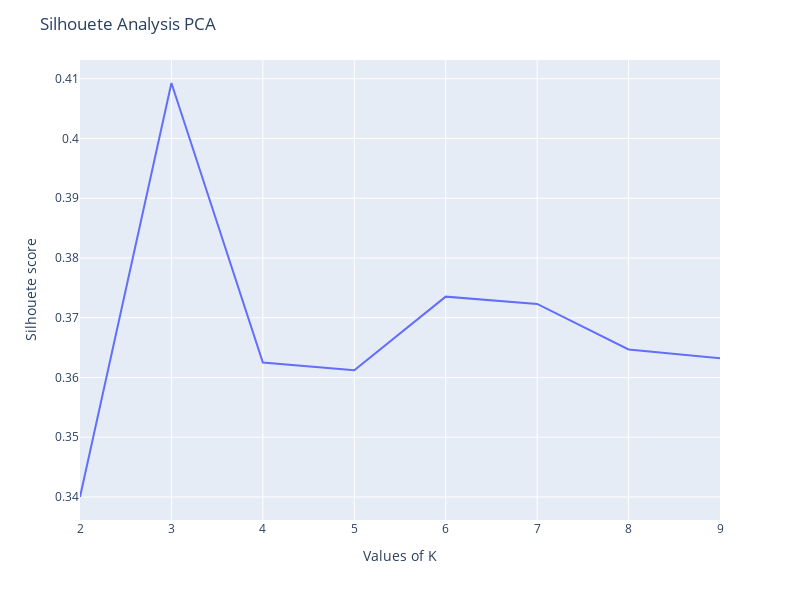

The notebook cell saved with this chart:
### Code cell
SC = []
K = range(2,10)
for num_clusters in K :
    kmeans = KMeans(n_clusters=num_clusters, n_init='auto', random_state=1)
    kmeans.fit(df_PCA)
    cluster_labels = kmeans.labels_
    SC.append(silhouette_score(df_PCA, cluster_labels))

fig = px.line(df_PCA, x=K, y=SC, width=800, height=600)
fig.update_layout(
    title="Silhouete Analysis PCA",
    xaxis_title="Values of K",
    yaxis_title="Silhouete score",
)
fig.show()

### Figure 1 — Plotly figure (JSON) as saved in the notebook; plotly's stock layout.template omitted (floating-point values rounded to 4 significant figures)
{"data": [{"hovertemplate": "x=%{x}<br>y=%{y}<extra></extra>", "legendgroup": "", "line": {"color": "#636efa", "dash": "solid"}, "marker": {"symbol": "circle"}, "mode": "lines", "name": "", "orientation": "v", "showlegend": false, "type": "scatter", "x": [2, 3, 4, 5, 6, 7, 8, 9], "xaxis": "x", "y": [0.34, 0.4093, 0.3625, 0.3612, 0.3735, 0.3723, 0.3647, 0.3632], "yaxis": "y"}], "layout": {"height": 600, "legend": {"tracegroupgap": 0}, "margin": {"t": 60}, "title": {"text": "Silhouete Analysis PCA"}, "width": 800, "xaxis": {"anchor": "y", "domain": [0, 1], "title": {"text": "Values of K"}}, "yaxis": {"anchor": "x", "domain": [0, 1], "title": {"text": "Silhouete score"}}}}
